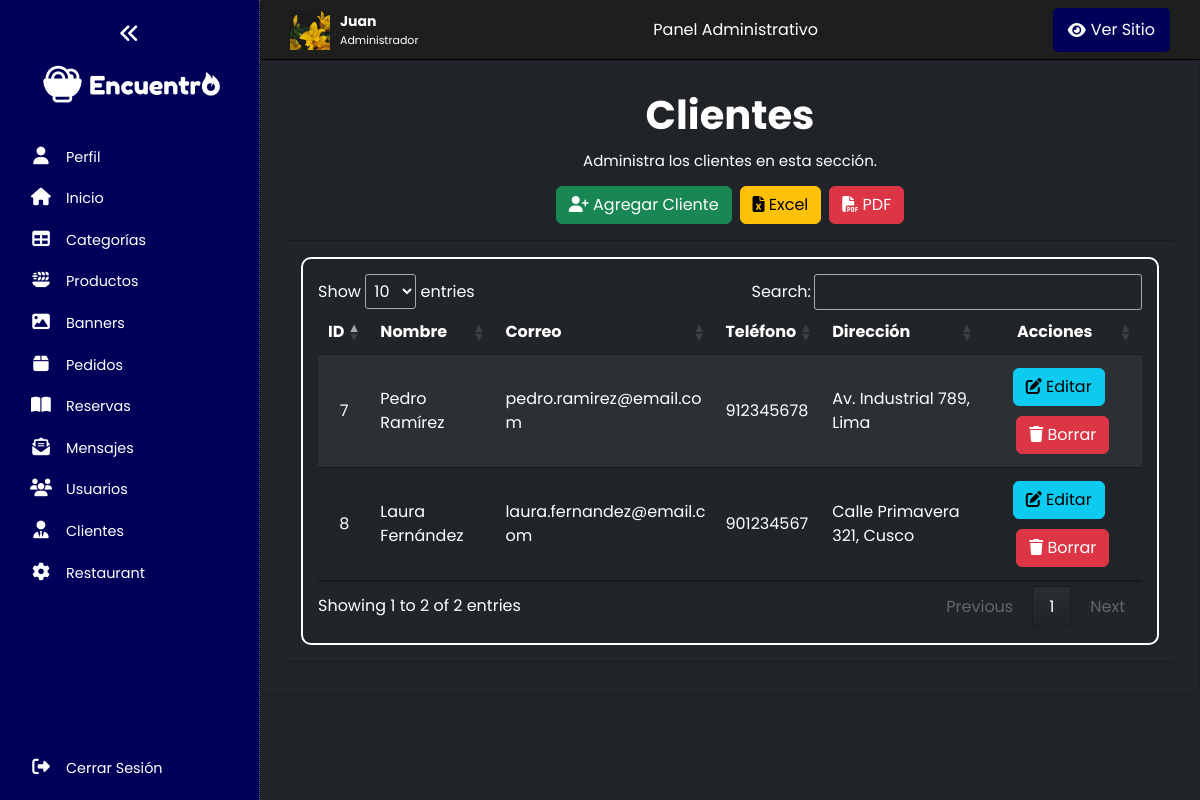
/panel/clientes/index.php (signed in), run on the app's committed database.
### tables this page shows
CREATE TABLE usuarios (
    id_usuario INT AUTO_INCREMENT PRIMARY KEY,
    nombre VARCHAR(100),
    apellido VARCHAR(100),
    dni VARCHAR(15) UNIQUE,
    correo VARCHAR(100) UNIQUE,
    telefono VARCHAR(15),
    direccion TEXT,
    password VARCHAR(255) NOT NULL,
    foto_perfil VARCHAR(255) DEFAULT 'default_admin.jpg',
    rol ENUM('Administrador', 'Empleado', 'Cliente'),
    creado_en TIMESTAMP DEFAULT CURRENT_TIMESTAMP
);

### panel/clientes/index.php (the view, shortened to what this page needs)
<?php
    include("../bd.php");
    $sentencia = $conect->prepare("SELECT id_usuario, nombre, apellido, correo, telefono, direccion, foto_perfil, rol FROM usuarios WHERE rol='cliente'");
    $sentencia->execute();
    $lista_usuarios = $sentencia->fetchAll(PDO::FETCH_ASSOC);
    include ("../recursos/header.php");
?>
<div class="card bg-dark text-white py-3 px-4">
    <div class="card-header text-center">
        <span class="seccion_titulo">Clientes</span>
        <p class="seccion_parrafo">Administra los clientes en esta sección.</p>
        <div class="d-flex justify-content-center py-2">
            <a class="btn btn-success me-2" href="crear.php" role="button">
                <i class="fas fa-user-plus"></i> Agregar Cliente
            </a>
            <a class="btn btn-warning me-2" href="excel.php" role="button">
                <i class="fas fa-file-excel"></i> Excel
            </a>
            <a class="btn btn-danger" href="pdf.php" role="button">
                <i class="fas fa-file-pdf"></i> PDF
            </a>
        </div>
    </div>
    <div class="card-body">
        <div class="table-responsive table-container borde_contenido">
            <table id="table" class="table table-dark table-striped">
                <thead>
                    <tr>
                        <th class="text-center">ID</th>
                        <th>Nombre</th>
                        <th>Correo</th>
                        <th>Teléfono</th>
                        <th>Dirección</th>
                        <th class="text-center">Acciones</th>
                    </tr>
                </thead>
                <tbody>
                    <?php foreach ($lista_usuarios as $usuario) { ?>
                        <tr>
                            <td class="text-center"><?php echo $usuario['id_usuario']; ?></td>
                            <td><?php echo $usuario['nombre']; ?> <?php echo $usuario['apellido']; ?></td>
                            <td><?php echo $usuario['correo']; ?></td>
                            <td><?php echo $usuario['telefono']; ?></td>
                            <td><?php echo $usuario['direccion']; ?></td>
                            <td class="acciones">
                                <a class="btn btn-info me-2" href="editar.php?txtID=<?php echo $usuario['id_usuario']; ?>">
                                    <i class="fas fa-edit"></i> Editar
                                </a>
                                <a class="btn btn-danger" href="index.php?txtID=<?php echo $usuario['id_usuario']; ?>" onclick="confirmarEliminacion(event, 'index.php?txtID=<?php echo $usuario['id_usuario']; ?>')">
                                    <i class="fas fa-trash"></i> Borrar
                                </a>
                            </td>
                        </tr>
                    <?php } ?>
                </tbody>
            </table>
        </div>
    </div>
    <div class="card-footer text-muted"></div>
</div>
<?php include ("../recursos/footer.php"); ?>

### css/data.css (style rules this page uses)
:root { --header-height: 5rem; --color_primario: #ff8000; --color_secundario: #32005b; --color_gris: #171717; --color_blanco: #ffffff; --color_negro: #000000; --color_success: #1ae000; --color_info: #0066eb; --color_danger: #cf0000; --color_body: white; --color_sidebar_panel: rgb(0, 0, 88); --nav_font: "Montserrat", sans-serif; --body_font: "Oswald", sans-serif; --logo_font: "BankGothic"; --normal-font-size: 0.938rem; --font_regular: 400; --font_semi_bold: 600; --max_width: 1024px; --titulo_banner: 70px; --subtitulo_banner: 22px; --descripcion_banner: 20px; --seccion_titulo: 40px; --seccion_subtitulo: 20px; --seccion_item: 23px; --seccion_parrafo: 15px; --tablet__titulo_banner: 55px; --tablet__subtitulo_banner: 20px; --tablet__descripcion_banner: 18px; --tablet__seccion_titulo: 30px; --tablet__seccion_subtitulo: 18px; --tablet__seccion_parrafo: 14px; --tablet__seccion_item: 19px; --movil__titulo_banner: 38px; --movil__subtitulo_banner: 18px; --movil__descripcion_banner: 16px; --movil__seccion_titulo: 26px; --movil__seccion_subtitulo: 16px; --movil__seccion_parrafo: 13px; --movil__seccion_item: 17px; --paddingy: 50px; --color_scroll: rgba(255, 255, 255, 0.075); --color_scroll_hover: rgba(255, 255, 255, 0.2); }
* { box-sizing: border-box; }
.seccion_titulo { font-size: var(--seccion_titulo); font-weight: bolder; margin: 5px 0px; }
.seccion_parrafo { font-size: var(--seccion_parrafo); margin: 5px 0px; }

### panel/recursos/header.css (style rules this page uses)
body { box-sizing: border-box; margin: 0; padding: 0; }
a { text-decoration: none; }
body { font-family: 'Poppins', sans-serif; }
.wrapper { display: flex; height: 100vh; background-color: #212529; }
.borde_contenido { border: 2px solid white; padding: 15px; border-radius: 10px; }
th, td { max-width: 200px; vertical-align: middle; }
.acciones { text-align: center; height: 100%; }
.acciones a { margin: 5px 0px; }

### data on the page
usuarios: id_usuario "7", nombre "Pedro", apellido "Ramírez", correo "pedro.ramirez@email.com", telefono "912345678", direccion "Av. Industrial 789, Lima"
usuarios: id_usuario "8", nombre "Laura", apellido "Fernández", correo "laura.fernandez@email.com", telefono "901234567", direccion "Calle Primavera 321, Cusco"

### other printed values
$item_name "Perfil"
$item_name "Inicio"
$item_name "Categorías"
$item_name "Productos"
$item_name "Banners"
$item_name "Pedidos"
$item_name "Reservas"
$item_name "Mensajes"
$item_name "Usuarios"
$item_name "Clientes"
$item_name "Restaurant"
$_SESSION['usuario_nombre'] "Juan"
$_SESSION['usuario_rol'] "Administrador"
